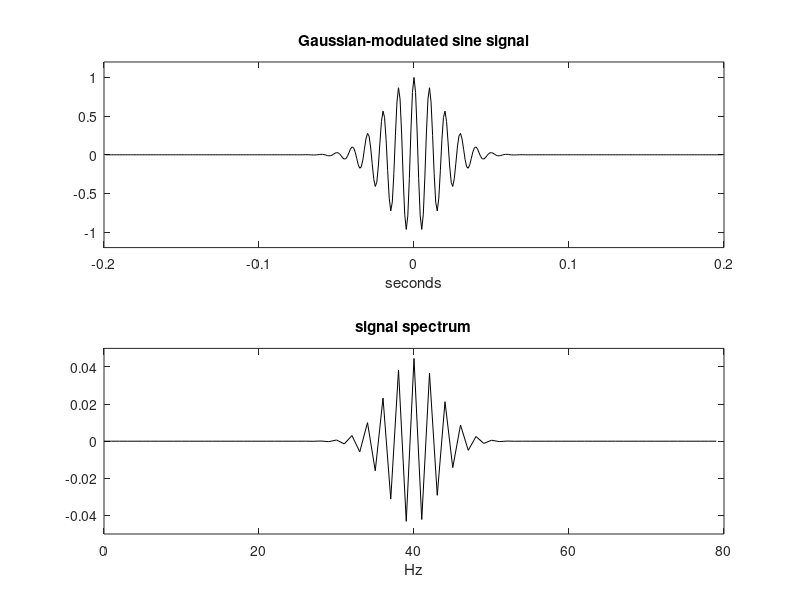

Here is the MATLAB script that generated this plot:
% GMP signal and spectrum 
fy=100; %signal central frequency in Hz
bw=0.2; %signal relative bandwidth
fs=1000; %sampling frequency in Hz
tiv=1/fs; %time interval between samples;
t=-(0.2-tiv):tiv:(0.2-tiv); %time intervals set (0.4 seconds)

subplot(2,1,1)
y=gauspuls(t,fy,bw); %signal data set
plot(t,y,'k'); %plots figure
axis([-0.2 0.2 -1.2 1.2]);
xlabel('seconds'); title('Gaussian-modulated sine signal');


subplot(2,1,2)
Y=fft(y)/(fs/2); %Fourier transform of the signal
xf=0:1:(fs/2);
plot(xf(1:80),real(Y(1:80)),'k'); %plots spectrum
axis([0 80 -0.05 0.05]);
xlabel('Hz'); title('signal spectrum');
